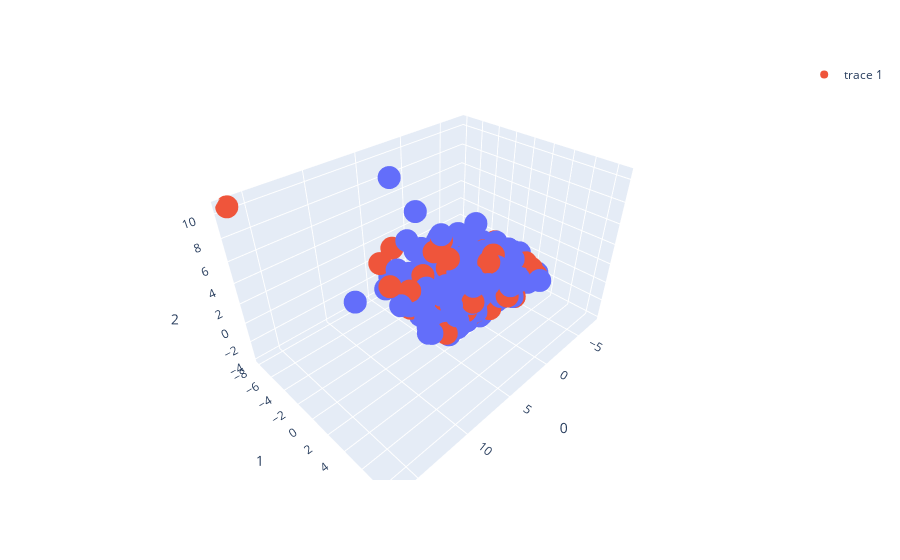

Source (notebook cell):
### Code cell
# Import plotly.express and plotly.graph_objects
import plotly.graph_objects as go

# Use plotly express to plot train data
fig = px.scatter_3d(PC2, x=0, y=1, z=2)

# Add trace with test data 
fig.add_trace(go.Scatter3d(x=PC_test2[0], y=PC_test2[1], z=PC_test2[2], mode='markers'))
                          

# Render on notebook
fig.show()

### Figure 1 — Plotly figure (JSON) as saved in the notebook; plotly's stock layout.template omitted (floating-point values rounded to 4 significant figures; data arrays with more than 128 entries replaced by an {"elided": "..."} marker saying what was removed)
{"data": [{"hovertemplate": "0=%{x}<br>1=%{y}<br>2=%{z}<extra></extra>", "legendgroup": "", "marker": {"color": "#636efa", "symbol": "circle"}, "mode": "markers", "name": "", "scene": "scene", "showlegend": false, "type": "scatter3d", "x": {"elided": "1168 float values"}, "y": {"elided": "1168 float values"}, "z": {"elided": "1168 float values"}}, {"mode": "markers", "type": "scatter3d", "x": {"elided": "292 float values"}, "y": {"elided": "292 float values"}, "z": {"elided": "292 float values"}}], "layout": {"legend": {"tracegroupgap": 0}, "margin": {"t": 60}, "scene": {"domain": {"x": [0, 1], "y": [0, 1]}, "xaxis": {"title": {"text": "0"}}, "yaxis": {"title": {"text": "1"}}, "zaxis": {"title": {"text": "2"}}}}}
